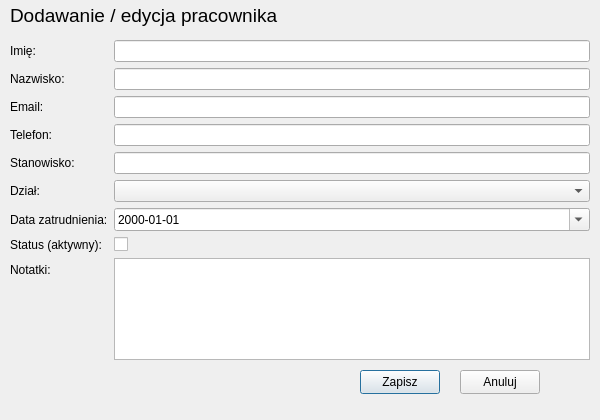
<?xml version="1.0" encoding="UTF-8"?>
<ui version="4.0">
 <class>EmployeeDialog</class>
 <widget class="QDialog" name="EmployeeDialog">
  <property name="geometry">
   <rect>
    <x>0</x>
    <y>0</y>
    <width>600</width>
    <height>420</height>
   </rect>
  </property>
  <property name="windowTitle">
   <string>Dialog</string>
  </property>
  <widget class="QLabel" name="title">
   <property name="geometry">
    <rect>
     <x>10</x>
     <y>0</y>
     <width>400</width>
     <height>31</height>
    </rect>
   </property>
   <property name="font">
    <font>
     <pointsize>14</pointsize>
    </font>
   </property>
   <property name="text">
    <string>Dodawanie / edycja pracownika</string>
   </property>
  </widget>
  <widget class="QWidget" name="formWidget">
   <property name="geometry">
    <rect>
     <x>10</x>
     <y>40</y>
     <width>580</width>
     <height>320</height>
    </rect>
   </property>
   <layout class="QFormLayout" name="formLayout">
    <item row="0" column="0">
     <widget class="QLabel" name="label_firstname">
      <property name="text">
       <string>Imię:</string>
      </property>
     </widget>
    </item>
    <item row="0" column="1">
     <widget class="QLineEdit" name="firstNameEdit"/>
    </item>
    <item row="1" column="0">
     <widget class="QLabel" name="label_lastname">
      <property name="text">
       <string>Nazwisko:</string>
      </property>
     </widget>
    </item>
    <item row="1" column="1">
     <widget class="QLineEdit" name="lastNameEdit"/>
    </item>
    <item row="2" column="0">
     <widget class="QLabel" name="label_email">
      <property name="text">
       <string>Email:</string>
      </property>
     </widget>
    </item>
    <item row="2" column="1">
     <widget class="QLineEdit" name="emailEdit"/>
    </item>
    <item row="3" column="0">
     <widget class="QLabel" name="label_phone">
      <property name="text">
       <string>Telefon:</string>
      </property>
     </widget>
    </item>
    <item row="3" column="1">
     <widget class="QLineEdit" name="phoneEdit"/>
    </item>
    <item row="4" column="0">
     <widget class="QLabel" name="label_position">
      <property name="text">
       <string>Stanowisko:</string>
      </property>
     </widget>
    </item>
    <item row="4" column="1">
     <widget class="QLineEdit" name="positionEdit"/>
    </item>
    <item row="5" column="0">
     <widget class="QLabel" name="label_department">
      <property name="text">
       <string>Dział:</string>
      </property>
     </widget>
    </item>
    <item row="5" column="1">
        <widget class="QComboBox" name="departmentComboBox"/>
    </item>
    <item row="6" column="0">
     <widget class="QLabel" name="label_hiredate">
      <property name="text">
       <string>Data zatrudnienia:</string>
      </property>
     </widget>
    </item>
    <item row="6" column="1">
     <widget class="QDateEdit" name="hireDateEdit">
      <property name="calendarPopup">
       <bool>true</bool>
      </property>
      <property name="displayFormat">
       <string>yyyy-MM-dd</string>
      </property>
     </widget>
    </item>
    <item row="7" column="0">
     <widget class="QLabel" name="label_status">
      <property name="text">
       <string>Status (aktywny):</string>
      </property>
     </widget>
    </item>
    <item row="7" column="1">
     <widget class="QCheckBox" name="statusCheckBox"/>
    </item>
    <item row="8" column="0">
     <widget class="QLabel" name="label_notes">
      <property name="text">
       <string>Notatki:</string>
      </property>
     </widget>
    </item>
    <item row="8" column="1">
     <widget class="QTextEdit" name="notesEdit"/>
    </item>
   </layout>
  </widget>
  <widget class="QPushButton" name="saveButton">
   <property name="geometry">
    <rect>
     <x>360</x>
     <y>370</y>
     <width>80</width>
     <height>24</height>
    </rect>
   </property>
   <property name="text">
    <string>Zapisz</string>
   </property>
  </widget>
  <widget class="QPushButton" name="cancleButton">
   <property name="geometry">
    <rect>
     <x>460</x>
     <y>370</y>
     <width>80</width>
     <height>24</height>
    </rect>
   </property>
   <property name="text">
    <string>Anuluj</string>
   </property>
  </widget>
 </widget>
 <resources/>
 <connections/>
</ui>
